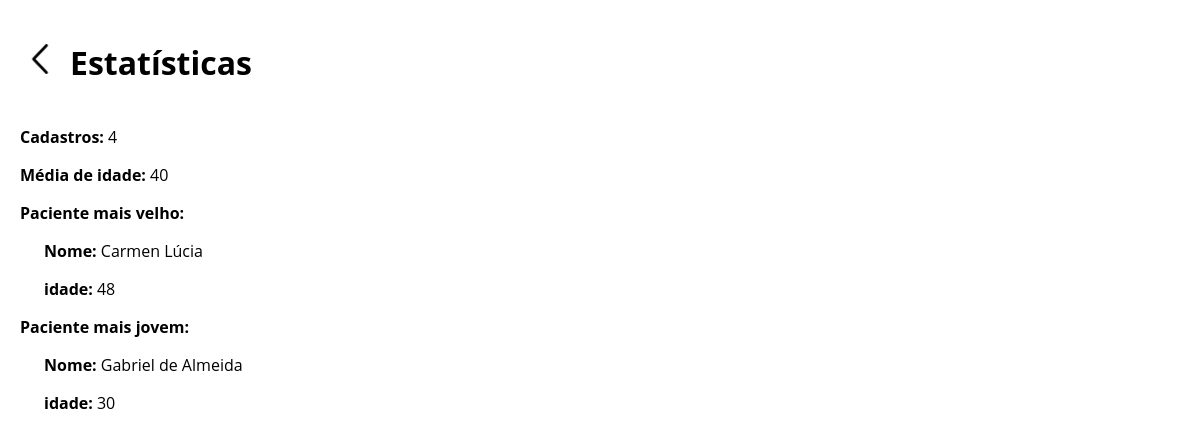
Screenshot of /patients/tbl-info/ with the database file from the repository.
### patients/models.py (models this page shows, shortened)
class Patients(models.Model):
    cpf = models.CharField(primary_key=True, unique=True, max_length=11, null=False, blank=False)
    name = models.CharField(null=False, blank=False, max_length=100)
    age = models.SmallIntegerField(null=False, blank=False)
    addres = models.CharField(null=False, blank=False, max_length=200)
    phone = models.CharField(max_length=15)

### patients/views.py (the view)
# urls.py: path("tbl-info/", views.tbl_info, name='tbl_info'),
def tbl_info(request):
    info = Patients.objects.all()
    avg_age = info.aggregate(Avg('age'))['age__avg']
    older = Patients.objects.order_by('-age').first()
    younger = Patients.objects.order_by('age').first()
    qtd = info.count()
    return render(
        request,
        "patients/tbl_info.html",
        {
            "info": info,
            "qtd": qtd,
            "avg_age": int(avg_age),
            "older": older,
            "younger": younger
        })

### patients/templates/patients/tbl_info.html (shortened to what this page needs)
<!DOCTYPE html>
<html lang="pt-br">
<head>
    {% load static %}
    <link rel="stylesheet" href="{% static 'patients/style.css' %}">
</head>
<body>
    <header>
        <a href="{% url 'patients_list' %}" class="head_btn">
            <img src="{% static 'patients/icons/back_icon.png' %}" alt="Voltar">
        </a>
        <h1>Estatísticas</h1>
    </header>
    <div class="tbl-info">
        <p><strong>Cadastros:</strong> {{ qtd }} </p>
        <p><strong>Média de idade:</strong> {{ avg_age }}</p>
        <p><strong>Paciente mais velho:</strong></p>
        <div style="margin-left: 24px;">
            <p><strong>Nome:</strong> {{ older.name}} </p>
            <p><strong>idade:</strong> {{older.age}} </p>
        </div>
        <p><strong>Paciente mais jovem:</strong></p>
        <div style="margin-left: 24px;">
            <p><strong>Nome:</strong> {{ younger.name}} </p>
            <p><strong>idade:</strong> {{younger.age}} </p>
        </div>
    </div>
</body>
</html>

### patients/static/patients/style.css (style rules this page uses)
body { font-family: open Sans, sans-serif; margin: 20px; }
header { display: flex; align-items: center; gap: 10px; margin-bottom: 20px; }
.head_btn { text-decoration: none; font-size: 28px; color: black; padding: 5px; cursor: pointer; }
.head_btn img { width: 30px; }

### rows the page displays
Patients: name "Carmen Lúcia", age "48"
Patients: name "Gabriel de Almeida", age "30"

### other values shown
{{ qtd }} "4"
{{ avg_age }} "40"
